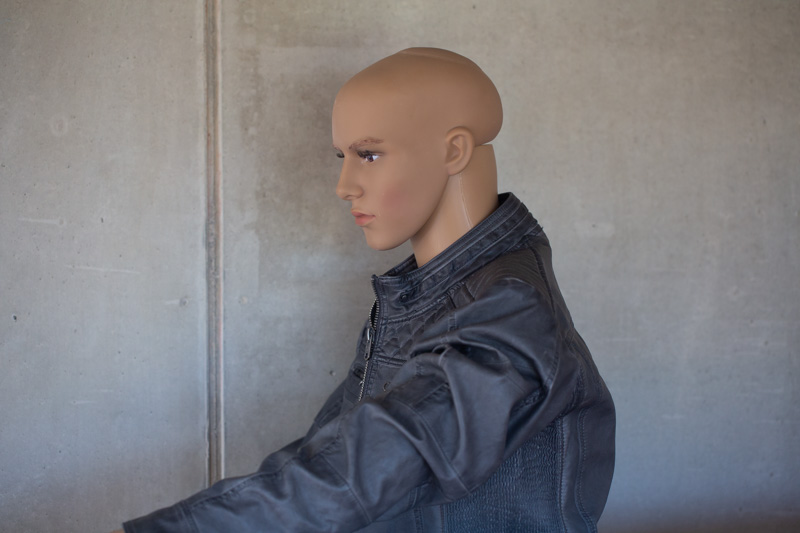
#> input picture input.jpg, 800 x 533 px
$ jupyter execute --allow-errors Colorscheme_match.ipynb   (shell and % lines are left out)   (older library calls are emulated)
#> lines starting #> are read from the running program, lines starting #| are printed output that depends on the picture
# Color scheme matching between images with LUTs

The goal of this notebook is to get an insight of how color LUTs work and how to use different algorithms to analyze and create image looks. The algorithms could be further enhanced, but the scope of this notebook is to keep it more simple.

As an example a LUT is created that aims to transfer the look of a target image to the input image.

This notebook is also capable of matching product images for example jewelry. Here it helps if the products are already cut out and in front of a 100% white background. In this case the variable "white_background" should be set to "True".

Copyright [2020] [Andreas Jörg, aj-commercial]

SPDX-License-Identifier: Apache-2.0

# Import the libraries and define functions

[cell 1]
import numpy as np
import matplotlib.pyplot as plt
from scipy.misc import imread
import matplotlib.cbook as cbook
from sklearn import neighbors
from sklearn import neighbors
import imageio
from mpl_toolkits.mplot3d import Axes3D
import colorsys
from skimage.color import rgb2lab, lab2rgb
from sklearn.cluster import KMeans
from sklearn.metrics import pairwise_distances_argmin
from sklearn.datasets import load_sample_image
from sklearn.utils import shuffle
from time import time
from scipy.spatial import distance_matrix
from scipy.spatial.distance import cdist
from scipy.optimize import linear_sum_assignment


def create_lut(size=8):
    LUT = []
    a = size -1
    for k in range(size):
        for j in range(size):
            for i in range(size):
                LUT.append([i / a, j / a, k / a])

    LUT = np.asarray(LUT)
    return LUT


def list_to_lut(input_list, target_list,size=8,exp=2,frac=1):
    Target = np.asarray(target_list)
    Input = np.asarray(input_list)
    LUT_size = size
    a = LUT_size - 1
    LUT = []
    for k in range(LUT_size):
        for j in range(LUT_size):
            for i in range(LUT_size):
                LUT.append([i / a, j / a, k / a])

    LUT = np.asarray(LUT)
    for i in range(LUT.shape[0]):
        counter = 0
        denominator = 0
        for j in range(Input.shape[0]):
            if (np.linalg.norm(Target[j]-Input[j]))>0:
                counter = counter + 1/(np.sqrt(abs(np.sum((LUT[i]-Input[j])**2, axis=0)))**exp)*(Target[j]-Input[j])
                denominator = denominator+1/(np.sqrt(abs(np.sum((LUT[i]-Input[j])**2, axis=0)))**exp)

        LUT[i] = LUT[i] + (counter/denominator)*frac

    return LUT


class LineBuilder:
    def __init__(self, line):
        self.line = line
        self.xs = list(line.get_xdata())
        self.ys = list(line.get_ydata())
        self.cid = line.figure.canvas.mpl_connect('button_press_event', self)

    # [14 lines left out: function __call__, not called in this run]

def write_LUT(LUT, name, size = 8):

    filename = name
    output = filename + '.cube'
    file = open(output, "w")
    file.write('TITLE "'+str(name)+'"\n')
    file.write('LUT_3D_SIZE '+str(size))
    file.write('\n')
    file.write('\n')
    for i in range(len(LUT)):
        bstr = str(int(LUT[i][0]*10000) / 10000) + ' ' + str(int(LUT[i][1]*10000) / 10000) + ' ' + str(int(LUT[i][2]*10000) / 10000) + '\n'
        file.write(bstr)
    file.close()
    # np.savetxt(output, LUT, fmt="%2.4f", delimiter=" ")
    return output

# Create, write and visualize a neutral LUT, that does not change the image

[cell 2]
###############################
display_index = False                # choose if the indices of the colors should be displayed
###############################
LUT_neutral = create_lut(size=8)

write_LUT(LUT_neutral, 'neutral')

fig = plt.figure(figsize=[10,10])
ax = fig.add_subplot(111, projection = '3d')

ax.scatter(LUT_neutral[:,0],LUT_neutral[:,1], LUT_neutral[:,2], c=LUT_neutral)

if display_index == True:
    for i in range(LUT_neutral.shape[0]):
        ax.text(LUT_neutral[i,0], LUT_neutral[i,1], LUT_neutral[i,2], str(i))

plt.show()
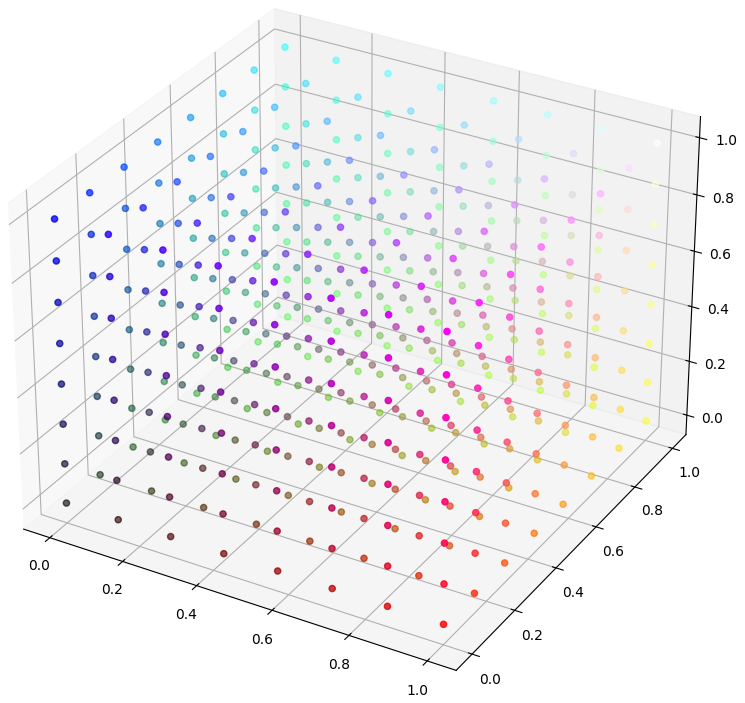
#> figure drawn by matplotlib, 1 panel

ax.set_xlabel('Red')
ax.set_ylabel('Green')
ax.set_zlabel('Blue')
plt.show()

# Load the images

[cell 3]
img_inp = imageio.imread('input.jpg')/255
img_tar = imageio.imread('target.jpg')/255
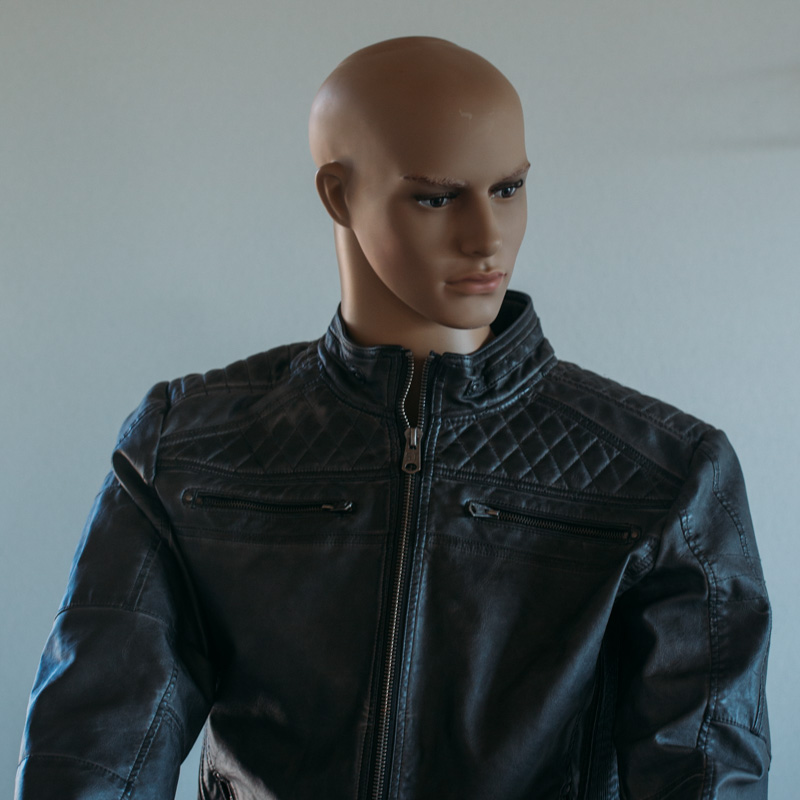
#> input picture target.jpg, 800 x 800 px

# Set the size of the LUT

[cell 4]
LUT_size = 8

# Manual selection of corresbonding colors between the two images. This part can be skipped until "Automatically..."

[cell 5]
coords_inp = []
coords_tar = []


fig = plt.figure(figsize=(10, 10))
ax = fig.add_subplot(211)
ax.set_title('click to build line segments')
ax.imshow(img_inp)
line, = ax.plot([0], [0])  # empty line
linebuilder = LineBuilder(line)

ax2 = fig.add_subplot(212)
ax2.set_title('click to build line segments')
ax2.imshow(img_tar)
line2, = ax2.plot([0], [0])  # empty line
linebuilder = LineBuilder(line2)

plt.show()
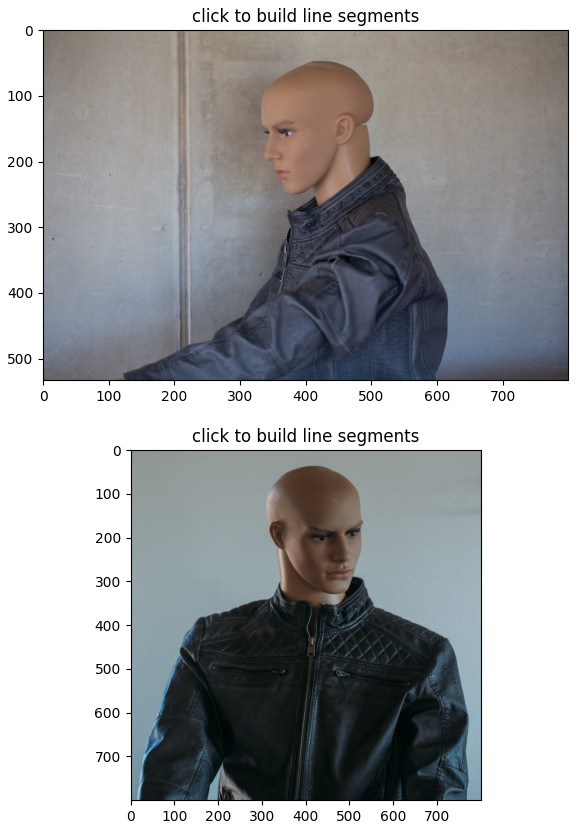
#> figure drawn by matplotlib, 2 panels

# Create the LUT

[cell 6]
def coordtocolor(img,coords):
    colors = []
    for i in range(len(coords)):
        colors.append(img[int(coords[i,1]),int(coords[i,0])])
    return colors


coords_inp = np.asarray(coords_inp)
coords_tar = np.asarray(coords_tar)

input_list = coordtocolor(img_inp,coords_inp)
#> after the loop in coordtocolor, `for i in range(len(coords)):`: colors = []
#> input_list = []
target_list = coordtocolor(img_tar, coords_tar)
#> target_list = []

#> (the rest of this cell did not finish here and is left out)

#> in list_to_lut, `Target = np.asarray(target_list)`: Target = empty array
#> after the loop in list_to_lut, `for i in range(LUT.shape[0]):`: LUT = 512 rows, first 8: [0, 0, 0], [0.143, 0, 0], [0.286, 0, 0], [0.429, 0, 0], [0.571, 0, 0], [0.714, 0, 0], [0.857, 0, 0], [1, 0, 0]

write_LUT(LUT,'manual_LUT', size = LUT_size)

# Show the colors of the input image (blue) and the colors of the target image (green) that have been selected. The red lines indicate to which color of the target image the input should be moved.

[cell 7]
input_list = np.asarray(input_list)
#> input_list = empty array
target_list = np.asarray(target_list)
#> target_list = empty array


fig = plt.figure(figsize=[10,10])
#> (the rest of this cell did not finish here and is left out)

# Show the LUT as vectors. The length of the vectors indicate how much the color will be moved by the LUT

[cell 8]
LUT_base = create_lut(size=LUT_size)
#> (the rest of this cell did not finish here and is left out)

# Automatically get a colorscheme from the input and the target image. Then try to find a partner in the scheme of the target list for each element in the input list

[cell 9]
# [10 lines left out: function cluster_colors, not called in this run]

def cluster_colors_lab(img,n_colors,white_background):
    lab_img = rgb2lab(img)
    pixel_list = np.reshape(lab_img, (lab_img.shape[0] * lab_img.shape[1], 3))
    if white_background == True:
        white_pixels = np.zeros(pixel_list.shape[0])
        white_pixels = np.array(white_pixels, dtype=bool)
        for i in range (pixel_list.shape[0]):
                if pixel_list[i,0] == 100.0:
                    white_pixels[i] = True
                else:
                    white_pixels[i] = False
        non_white_pixels = ~white_pixels
        pixel_list = pixel_list[non_white_pixels]
    kmeans = KMeans(n_clusters=n_colors, random_state=0).fit(pixel_list)
    lab_colors = kmeans.cluster_centers_
    colors = np.reshape(lab2rgb(np.reshape(lab_colors,(lab_colors.shape[0],1,3))),(lab_colors.shape[0],3))
    return colors

def find_partners(input_list,target_list, mode):
    if mode == "RGB":
        cost_matrix = distance_matrix(input_list, target_list)
    else:
        cost_matrix = cost_matrix_hsv(input_list, target_list)
    row_ind, col_ind = linear_sum_assignment(cost_matrix)
    sorted_inp_list = np.zeros((row_ind.shape[0],3))
    sorted_tar_list = np.zeros((row_ind.shape[0],3))
    for i in range (row_ind.shape[0]):
            sorted_inp_list[i] = input_list[row_ind[i]]
            sorted_tar_list[i] = target_list[col_ind[i]]
            #print(cost_matrix[row_ind[i],col_ind[i]])
    return sorted_inp_list, sorted_tar_list

def cost_matrix_hsv(input_list,output_list, weights = [2,2,2]):
    cost_matrix_hsv = np.zeros((input_list.shape[0],target_list.shape[0]))
    for i in range (input_list.shape[0]):
        for j in range (target_list.shape[0]):
            input_hsv = colorsys.rgb_to_hsv(input_list[i,0],input_list[i,1],input_list[i,2])
            target_hsv = colorsys.rgb_to_hsv(target_list[j,0],target_list[j,1],target_list[j,2])
            cost = (min(abs(input_hsv[0]-target_hsv[0]),1-abs(input_hsv[0]-target_hsv[0])))**weights[0]
            for k in range (2):
                cost = (abs(input_hsv[k+1] - target_hsv[k+1]))**weights[k+1] + cost
            cost_matrix_hsv[i,j] = cost
    return cost_matrix_hsv


# [17 lines left out: function find_partners_skip, not called in this run]

def show_colors(color_list):
    out_img = np.zeros((10,10,3))
    out_img[:,:] = color_list[0]
    for i in range (color_list.shape[0]-1):
        out_conc = np.zeros((10,10,3))
        out_conc[:,:] = color_list[i+1]
        out_img = np.concatenate((out_img,out_conc),axis=0)
    return out_img


###############################################
white_background = False                        # set true when the subject is cut out in front of white background
mode = "HSV"                                      # set to "RGB" when the distances should be measrued in RGB space
###############################################
input_list = cluster_colors_lab(img_inp,8,white_background)
#> in cluster_colors_lab, `lab_img = rgb2lab(img)`: lab_img: shape (533, 800, 3) float64; mean of channels 0, 1, 2 51.1, 1.8, -1.6
#> in cluster_colors_lab, `lab_colors = kmeans.cluster_centers_`: lab_colors = [[20.27, 2.25, -9.4], [66.79, -0.00966, -2.57], [49.26, 0.712, -8.16], [32.95, 1.96, -12.06], [61.26, 1.11, 4.58], [58.56, 0.0449, -6.19], [50.33, 11.71, 15.97], [52.81, 1.84, 4.87]]
#> in cluster_colors_lab, `colors = np.reshape(lab2rgb(np.reshape(lab_colors,(lab_colors.shape[0]..`: colors = [[0.176, 0.19, 0.245], [0.628, 0.638, 0.655], [0.436, 0.46, 0.513], [0.275, 0.303, 0.378], [0.602, 0.576, 0.549], [0.531, 0.554, 0.594], [0.582, 0.439, 0.366], [0.521, 0.489, 0.462]]
#> input_list has the same summary as colors in cluster_colors_lab
target_list = cluster_colors_lab(img_tar,8,white_background)
#> in cluster_colors_lab (call 2), `lab_img = rgb2lab(img)`: lab_img: shape (800, 800, 3) float64; mean of channels 0, 1, 2 38.2, -2.4, -1.9
#> target_list = [[0.583, 0.657, 0.687], [0.111, 0.131, 0.14], [0.486, 0.411, 0.36], [0.0532, 0.0779, 0.0768], [0.315, 0.225, 0.174], [0.175, 0.218, 0.253], [0.585, 0.621, 0.62], [0.258, 0.363, 0.434]]


input_list, target_list = find_partners(input_list,target_list,mode)
#> in find_partners, `row_ind, col_ind = linear_sum_assignment(cost_matrix)`: row_ind = [0, 1, 2, 3, 4, 5, 6, 7]; col_ind = [3, 0, 5, 1, 6, 7, 4, 2]
#> after the loop in find_partners, `for i in range (row_ind.shape[0]):`: sorted_inp_list has the same summary as colors in cluster_colors_lab; sorted_tar_list = [[0.0532, 0.0779, 0.0768], [0.583, 0.657, 0.687], [0.175, 0.218, 0.253], [0.111, 0.131, 0.14], [0.585, 0.621, 0.62], [0.258, 0.363, 0.434], [0.315, 0.225, 0.174], [0.486, 0.411, 0.36]]
#> target_list has the same summary as sorted_tar_list in find_partners
input_colors = show_colors(input_list)
target_colors = show_colors(target_list)

fig = plt.figure()
a = fig.add_subplot(1, 2, 1)
imgplot = plt.imshow(input_colors)
a.set_title('Input')

a = fig.add_subplot(1, 2, 2)
imgplot = plt.imshow(target_colors)

a.set_title('Target')
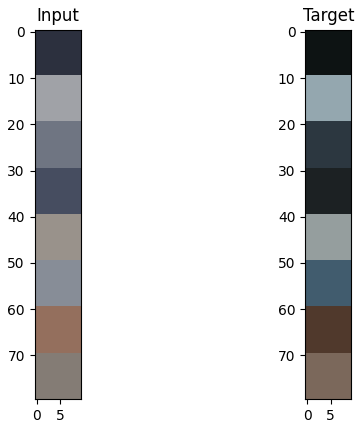
#> figure drawn by matplotlib, 2 panels

# By running the following cell the n worst matching pairs get removed

[cell 10]
n = 1               # number of worst matches that should be removed

def delete_largest_diff(input_list, target_list,n):
    difference = np.zeros((input_list.shape[0]))
    difference = np.diag(cost_matrix_hsv(input_list,target_list))
    indices = difference.argsort()
    input_list = np.delete(input_list, indices[-n:], axis=0)
    target_list = np.delete(target_list, indices[-n:], axis=0)
    return input_list, target_list


input_list, target_list = delete_largest_diff(input_list, target_list,n)
#> in delete_largest_diff, `difference = np.diag(cost_matrix_hsv(input_list,target_list))`: difference = [0.0488, 0.0166, 0.095, 0.0665, 0.17, 0.117, 0.0771, 0.0225]
#> in delete_largest_diff, `indices = difference.argsort()`: indices = [1, 7, 0, 3, 6, 2, 5, 4]
#> in delete_largest_diff, `input_list = np.delete(input_list, indices[-n:], axis=0)`: input_list = [[0.176, 0.19, 0.245], [0.628, 0.638, 0.655], [0.436, 0.46, 0.513], [0.275, 0.303, 0.378], [0.531, 0.554, 0.594], [0.582, 0.439, 0.366], [0.521, 0.489, 0.462]]
#> in delete_largest_diff, `target_list = np.delete(target_list, indices[-n:], axis=0)`: target_list = [[0.0532, 0.0779, 0.0768], [0.583, 0.657, 0.687], [0.175, 0.218, 0.253], [0.111, 0.131, 0.14], [0.258, 0.363, 0.434], [0.315, 0.225, 0.174], [0.486, 0.411, 0.36]]
input_colors = show_colors(input_list)
target_colors = show_colors(target_list)

fig = plt.figure()
a = fig.add_subplot(1, 2, 1)
imgplot = plt.imshow(input_colors)
a.set_title('Input')

a = fig.add_subplot(1, 2, 2)
imgplot = plt.imshow(target_colors)

a.set_title('Target')
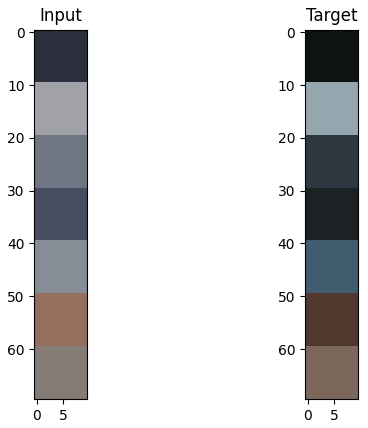
#> figure drawn by matplotlib, 2 panels

# Show the colors of the input image (blue) and the colors of the target image (green) that have been selected. The red lines indicate to which color of the target image the input should be moved.

[cell 11]
fig = plt.figure(figsize=[10,10])
#> (the rest of this cell did not finish here and is left out)

# Possibility to manually enhance the LUT by deleting or adding reference points. After this is done, save the LUT.

[cell 12]
####################################################################
#custom input to add and remove reference points
remove = []                       # delete in the input list as well as in the target list
add_const = [[0,0,0],[1,1,1]]     # add fix-points
####################################################################
add_const = np.asarray(add_const)
input_list_new = np.delete(input_list, remove, axis=0)
#> input_list_new has the same summary as input_list in delete_largest_diff
target_list_new = np.delete(target_list, remove, axis=0)
#> target_list_new has the same summary as target_list in delete_largest_diff

if add_const.shape[0]>0:
    input_list_new = np.concatenate((input_list_new,add_const),axis=0)
#> input_list_new = [[0.176, 0.19, 0.245], [0.628, 0.638, 0.655], [0.436, 0.46, 0.513], [0.275, 0.303, 0.378], [0.531, 0.554, 0.594], [0.582, 0.439, 0.366], [0.521, 0.489, 0.462], [0, 0, 0], [1, 1, 1]]
    target_list_new = np.concatenate((target_list_new,add_const),axis=0)
#> target_list_new = [[0.0532, 0.0779, 0.0768], [0.583, 0.657, 0.687], [0.175, 0.218, 0.253], [0.111, 0.131, 0.14], [0.258, 0.363, 0.434], [0.315, 0.225, 0.174], [0.486, 0.411, 0.36], [0, 0, 0], [1, 1, 1]]

LUT = list_to_lut(input_list_new, target_list_new,LUT_size,exp=2)
#> after the loop in list_to_lut (call 2), `for i in range(LUT.shape[0]):`: LUT = 512 rows, first 8: [-0.153, -0.139, -0.176], [-0.0098, -0.139, -0.177], [0.129, -0.142, -0.177], [0.265, -0.147, -0.176], [0.402, -0.15, -0.173], [0.542, -0.151, -0.169], [0.684, -0.151, -0.166], [0.827, -0.149, -0.162]

write_LUT(LUT,'automatic_LUT', size = LUT_size)
#> Out = 'automatic_LUT.cube'

# Show the input and target colors after custom enhancements

[cell 13]
fig = plt.figure(figsize=[10,10])
#> (the rest of this cell did not finish here and is left out)

[cell 14]
LUT_base = create_lut(size=LUT_size)
LUT_diff = LUT-LUT_base
#> LUT_diff = 512 rows, first 8: [-0.153, -0.139, -0.176], [-0.153, -0.139, -0.177], [-0.157, -0.142, -0.177], [-0.163, -0.147, -0.176], [-0.169, -0.15, -0.173], [-0.172, -0.151, -0.169], [-0.174, -0.151, -0.166], [-0.173, -0.149, -0.162]
lengths = np.zeros(LUT_diff.shape[0])
#> lengths = 512 values from 0 to 0

lengths_lut = np.sqrt(LUT_diff[:,0]**2 + LUT_diff[:,1] **2 + LUT_diff[:,2]**2)
#> lengths_lut = 512 values, max 0.371 at index 283, min 0.124 at index 365, mean 0.267

fig = plt.figure(figsize=[10,10])
#> (the rest of this cell did not finish here and is left out)
